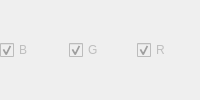
                <widget class="QWidget" name="page_26">
                 <layout class="QGridLayout" name="gridLayout_33">
                  <property name="leftMargin">
                   <number>0</number>
                  </property>
                  <property name="topMargin">
                   <number>0</number>
                  </property>
                  <property name="rightMargin">
                   <number>0</number>
                  </property>
                  <property name="bottomMargin">
                   <number>0</number>
                  </property>
                  <item row="0" column="0">
                   <layout class="QHBoxLayout" name="horizontalLayout_2">
                    <item>
                     <widget class="QCheckBox" name="checkBox_B">
                      <property name="enabled">
                       <bool>false</bool>
                      </property>
                      <property name="text">
                       <string>B</string>
                      </property>
                      <property name="checked">
                       <bool>true</bool>
                      </property>
                     </widget>
                    </item>
                    <item>
                     <widget class="QCheckBox" name="checkBox_G">
                      <property name="enabled">
                       <bool>false</bool>
                      </property>
                      <property name="text">
                       <string>G</string>
                      </property>
                      <property name="checked">
                       <bool>true</bool>
                      </property>
                     </widget>
                    </item>
                    <item>
                     <widget class="QCheckBox" name="checkBox_R">
                      <property name="enabled">
                       <bool>false</bool>
                      </property>
                      <property name="text">
                       <string>R</string>
                      </property>
                      <property name="checked">
                       <bool>true</bool>
                      </property>
                     </widget>
                    </item>
                   </layout>
                  </item>
                 </layout>
                </widget>
